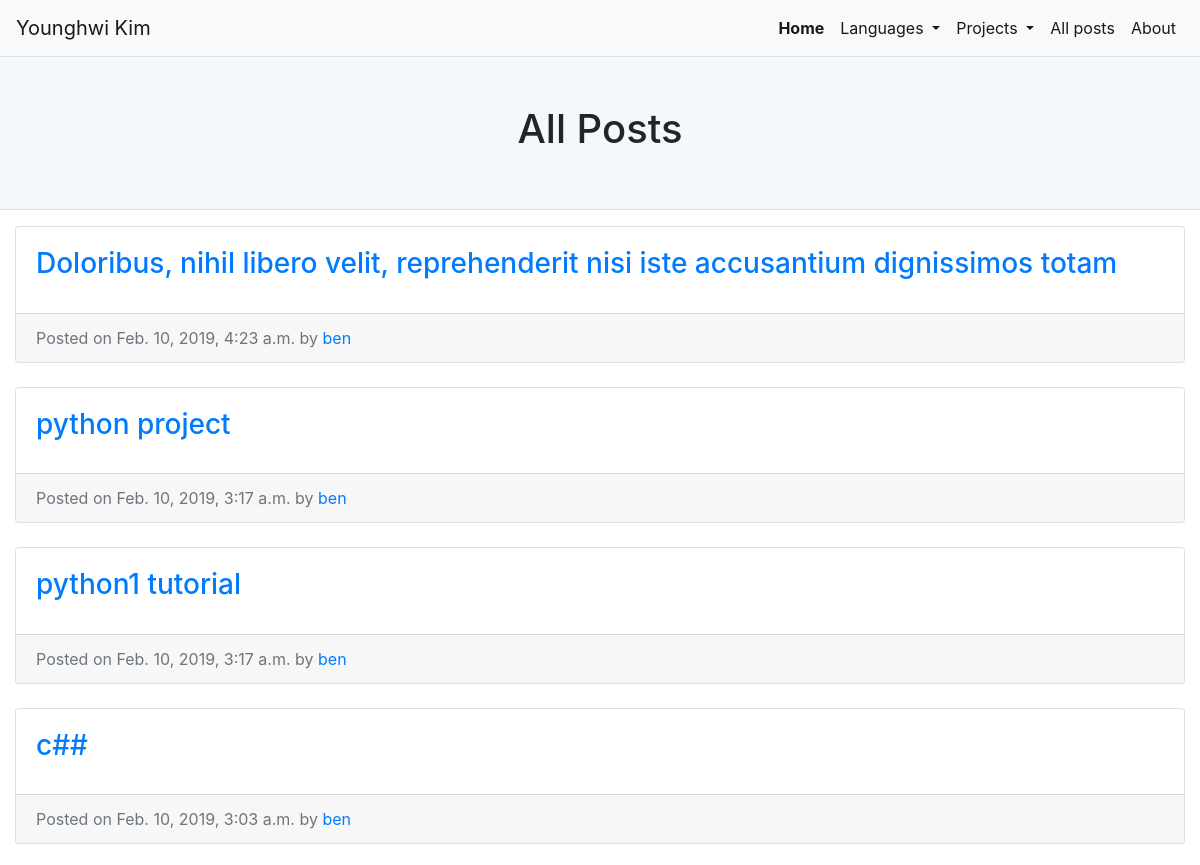
The app's page /article/ (upper part), older data.
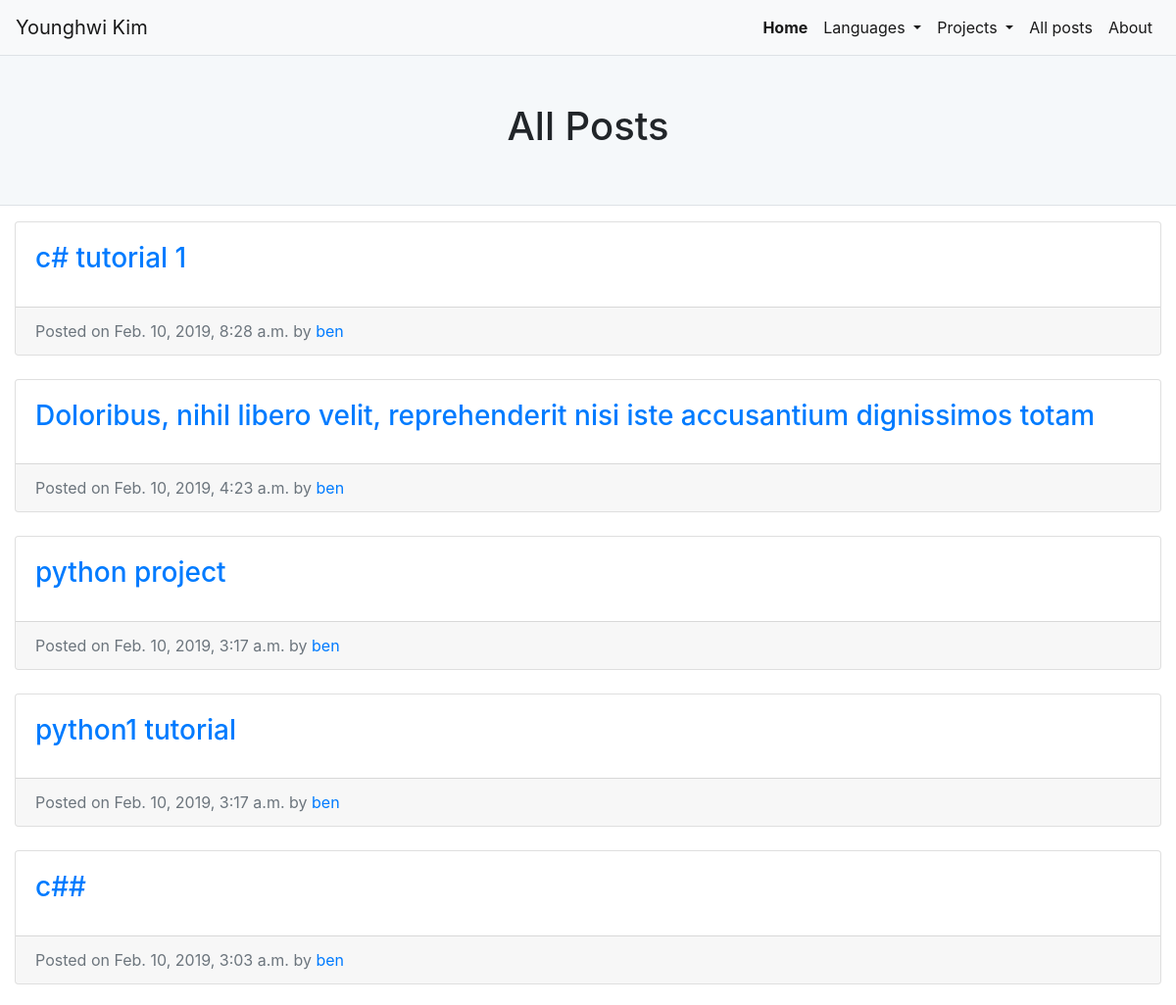
The same page, newer data.
### blog/models.py (models this page shows, shortened)
class Post(models.Model):
    author = models.ForeignKey(
        settings.AUTH_USER_MODEL, on_delete=models.CASCADE)
    title = models.CharField(max_length=200)
    content = models.TextField()
    created_date = models.DateTimeField(default=timezone.now)
    published_date = models.DateTimeField(blank=True, null=True)
    languages = models.ForeignKey(Languages, on_delete=models.CASCADE)
    categories = models.ForeignKey(Categories, on_delete=models.CASCADE)

### blog/views.py (the view)
# urls.py: path('article/', views.article, name='blog-article'),
def article(request):
    allPost = Post.objects.all().order_by('-created_date')
    context = {'posts': allPost, 'categories': "All Posts"}
    return render(request, 'blog/lists.html', context)

### blog/templates/blog/lists.html (shortened to what this page needs)
{% extends "blog/base.html" %}
{% block content %}
<div class="container-fluid p-0">
    <div class="p-0 bg-skyblue border-bottom" style="background-color:#F5F8FA">
        <header class="row p-5 justify-content-center">
            <div class=" col col-lg-12 col-sm-12 col-12 bd-highlight text-center">
                <h1> {{ languages }} {{ categories }} </h1>
            </div>
        </header>
    </div>
</div>
<div class="container-fluid">
    {% for post in posts %}
    <div class="row">
        <div class="col-12 col-sm-12 col-lg-12">
            <div class="card mt-3 mb-2">
                <div class="card-body">
                    <a href="{% url 'blog-detail' pk=post.pk %}">
                        <h3 class="card-title">{{ post.title }}</h3>
                    </a>
                </div>
                <div class="card-footer text-muted">
                    Posted on {{ post.created_date }} by
                    <a href="#">{{ post.author }}</a>
                </div>
            </div>
        </div>
    </div>
    {% endfor %}
</div>
{% endblock content %}

Row changes from the older to the newer data that the page shows:
added Post: title "c# tutorial 1", created_date "Feb. 10, 2019, 8:28 a.m.", author "ben"
